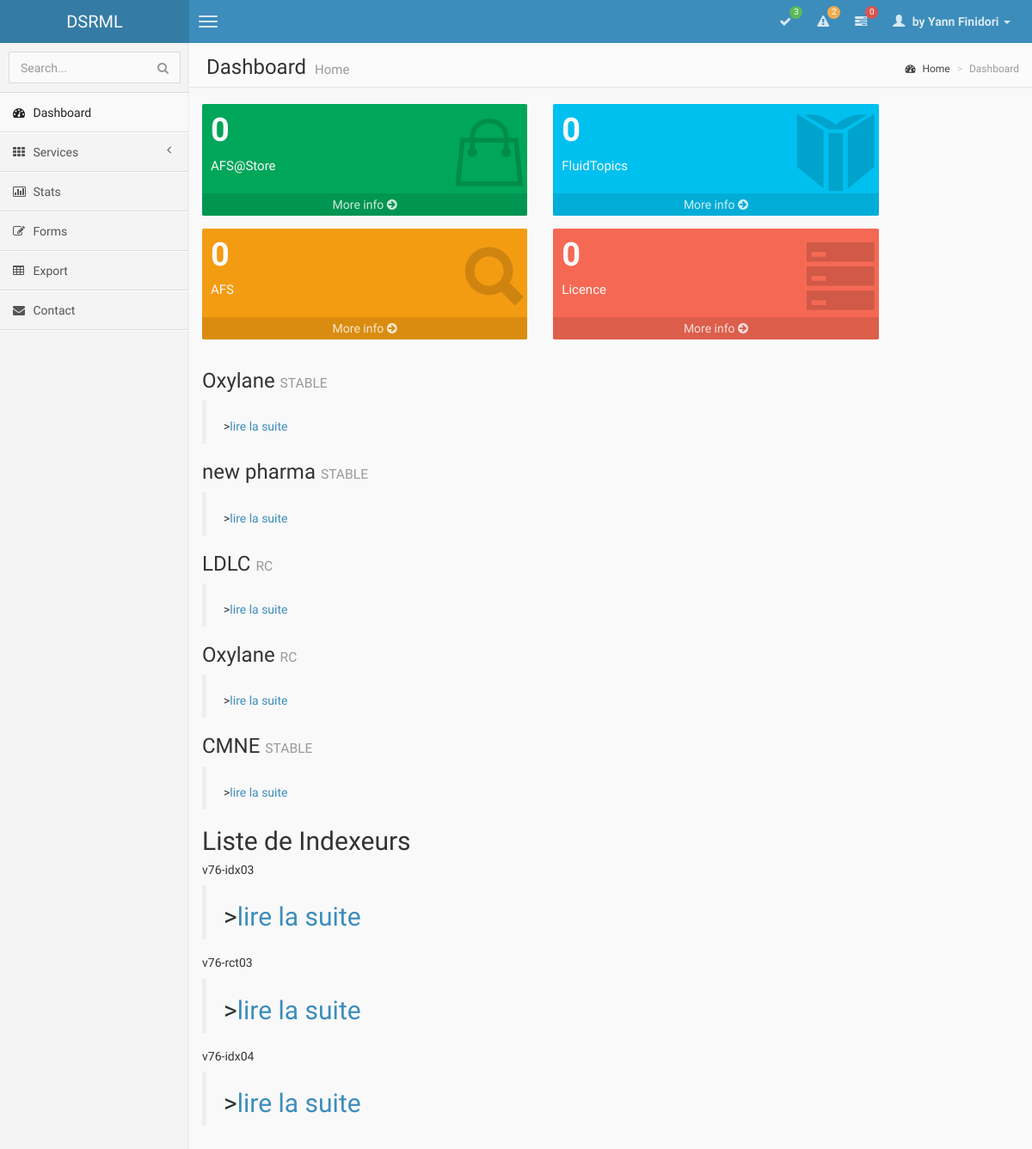
The page /blog/ on the database as committed earlier.
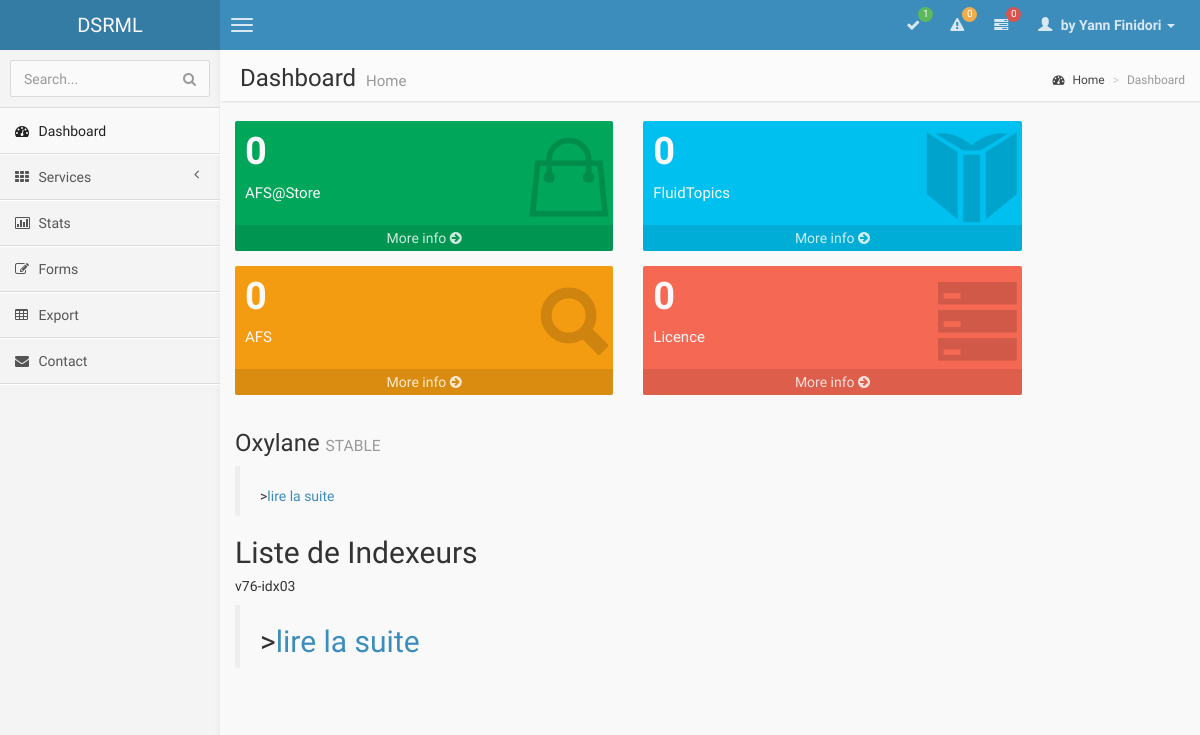
The same page on the database as committed later.
### blog/models.py (models this page shows, shortened)
class Service(models.Model):
    nom = models.CharField(max_length=100)
    description = models.TextField(null=True, blank=True)
    service_id = models.IntegerField(max_length=6)
    url_interne = models.CharField(max_length=100)
    url_externe = models.CharField(max_length=100)
    mep = models.DateField(null=True, blank=True)
    dev = models.DateField(null=True, blank=True)
    client = models.CharField(max_length=20, null=True, blank=True)
    cdp = models.CharField(max_length=20, null=True, blank=True)
    status = models.ForeignKey('Status')
    type = models.CharField(max_length = 25, choices=TYPE)
    feeds = models.ManyToManyField('Feed', blank=True, null=True, through='FeedToService')

class Status(models.Model):
    nom = models.CharField(max_length=8, choices=STATUS)
    class Meta:
        verbose_name_plural = "Status"
    def __unicode__(self):
        return "%s " %(self.nom)

class Indexeur(models.Model):
    nom = models.CharField(max_length=25)

### blog/views.py (the view)
def accueil(request):
    services = Service.objects.all()
    indexeurs = Indexeur.objects.all()
    return render(request, 'blog/accueil.html', {'all_services':services,'servs':indexeurs})

### templates/blog/accueil.html (shortened to what this page needs)
{% extends "blog/base.html" %}
{% block content-header %}
<h1>
	Dashboard
	<small>Home</small>
</h1>
<ol class="breadcrumb">
	<li><a href="#"><i class="fa fa-dashboard"></i> Home</a></li>
	<li class="active">Dashboard</li>
</ol>
{% endblock %}
{% block content %}
                    <div class="row">
                        <div class="col-lg-5 col-xs-6">
                            <div class="small-box bg-green">
                                <div class="inner">
                                    <h3>
                                        {{nbStore}}
                                    </h3>
                                    <p>
                                        AFS@Store
                                    </p>
                                </div>
                                <div class="icon">
                                    <i class="ion ion-bag"></i>
                                </div>
                                <a href="#" class="small-box-footer">
                                    More info <i class="fa fa-arrow-circle-right"></i>
                                </a>
                            </div>
                        </div>
                        <div class="col-lg-5 col-xs-6">
                            <div class="small-box bg-aqua">
                                <div class="inner">
                                    <h3>
                                        {{nbFT}}
                                    </h3>
                                    <p>
                                        FluidTopics
                                    </p>
                                </div>
                                <div class="icon">
                                    <i class="ion ion-android-book"></i>
                                </div>
                                <a href="#" class="small-box-footer">
                                    More info <i class="fa fa-arrow-circle-right"></i>
                                </a>
                            </div>
                        </div>
                        <div class="col-lg-5 col-xs-6">
                            <div class="small-box bg-yellow">
                                <div class="inner">
                                    <h3>
                                        {{nbAFS}}
                                    </h3>
                                    <p>
                                        AFS
                                    </p>
                                </div>
                                <div class="icon">
                                    <i class="ion ion-search"></i>
                                </div>
                                <a href="#" class="small-box-footer">
                                    More info <i class="fa fa-arrow-circle-right"></i>
                                </a>
                            </div>
                        </div>
                        <div class="col-lg-5 col-xs-6">
                            <div class="small-box bg-red">
                                <div class="inner">
                                    <h3>
                                        {{nbLicence}}
                                    </h3>
                                    <p>
                                        Licence
                                    </p>
                                </div>
                                <div class="icon">
                                    <i class="ion ion-android-storage"></i>
                                </div>
                                <a href="#" class="small-box-footer">
                                    More info <i class="fa fa-arrow-circle-right"></i>
                                </a>
                            </div>
                        </div>
                    </div>
{% for service in all_services %}
	<div class="service">
		<h3>{{service.nom}} <small>{{service.status}}</small></h3>
		<blockquote>
			<p><footer>><a href="{% url "blog.views.lire" service.id %}">lire la suite</a></footer</p>
		</blockquote>
	</div>
{% empty %}
	<p>Aucun service dans la base.</p>
{% endfor %}
<h2>Liste de Indexeurs
{% for serv in servs %}
	<div class="indexeur">
		<h5>{{serv.nom}} </h5>
		<blockquote>
			<p><footer>><a href="{% url "blog.views.indexeur" serv.id %}">lire la suite</a></footer</p>
		</blockquote>
	</div>
{% empty %}
	<p>Aucun Indexeur dans la base.</p>
{% endfor %}
</h2>
{% endblock %}

### templates/blog/base.html (shortened to what this page needs)
<!DOCTYPE html PUBLIC '-//W3C//DTD XHTML 1.0 Strict//EN' 'http://www.w3.org/TR/xhtml1/DTD/xhtml1-strict.dtd'>
<html xmlns="http://www.w3.org/1999/xhtml" xml:lang="fr" lang="fr">
{% load staticfiles %}
<!DOCTYPE html>
<html>
    <head>
        <link href={% static "css/bootstrap.min.css" %} rel="stylesheet" type="text/css" />
        <link href={% static "css/font-awesome.min.css" %} rel="stylesheet" type="text/css" />
        <link href={% static "css/ionicons.min.css" %} rel="stylesheet" type="text/css" />
        <link href={% static "css/Admin.css" %} rel="stylesheet" type="text/css" />
    </head>
        <body class="skin-blue">
        	        <header class="header">
            <a href="/blog" class="logo">
                DSRML
            </a>
            <nav class="navbar navbar-static-top" role="navigation">
                <a href="#" class="navbar-btn sidebar-toggle" data-toggle="offcanvas" role="button">
                    <span class="icon-bar"></span>
                    <span class="icon-bar"></span>
                    <span class="icon-bar"></span>
                </a>
                <div class="navbar-right">
                    <ul class="nav navbar-nav">
                        <li class="dropdown messages-menu">
                            <a href="#" class="dropdown-toggle" data-toggle="dropdown">
                                <i class="fa fa-check"></i>
                                <span class="label label-success">{{nbStable}}</span>
                            </a>
                        </li>
                        <li class="dropdown messages-menu">
                            <a href="#" class="dropdown-toggle" data-toggle="dropdown">
                                <i class="fa fa-warning"></i>
                                <span class="label label-warning">{{nbRc}}</span>
                            </a>
                        </li>
                        <li class="dropdown messages-menu">
                            <a href="#" class="dropdown-toggle" data-toggle="dropdown">
                                <i class="fa fa-tasks"></i>
                                <span class="label label-danger">{{nbBeta}}</span>
                            </a>
                        </li>
                        <li class="dropdown user user-menu">
                            <a href="#" class="dropdown-toggle" data-toggle="dropdown">
                                <i class="glyphicon glyphicon-user"></i>
                                <span>by Yann Finidori <i class="caret"></i></span>
                            </a>
                        </li>
                    </ul>
                </div>
            </nav>
        </header>
  <div class="wrapper row-offcanvas row-offcanvas-left">
            <aside class="left-side sidebar-offcanvas">
                <section class="sidebar">
                    <form action="#" method="get" class="sidebar-form">
                        <div class="input-group">
                            <input type="text" name="q" class="form-control" placeholder="Search..."/>
                            <span class="input-group-btn">
                                <button type='submit' name='seach' id='search-btn' class="btn btn-flat"><i class="fa fa-search"></i></button>
                            </span>
                        </div>
                    </form>
                    <ul class="sidebar-menu">
                        <li class="active">
                            <a href="/blog">
                                <i class="fa fa-dashboard"></i> <span>Dashboard</span>
                            </a>
                        </li>
                        <li class="treeview">
                            <a href="#">
                                <i class="fa fa-th"></i>
                                <span>Services</span>
                                <i class="fa fa-angle-left pull-right"></i>
                            </a>
                        </li>
                        <li >
                            <a href="#">
                                <i class="fa fa-bar-chart-o"></i> <span>Stats</span>
                            </a>
                        </li>
                        <li >
                            <a href="#">
                                <i class="fa fa-edit"></i> <span>Forms</span>
                            </a>
                        </li>
                        <li >
                            <a href="#">
                                <i class="fa fa-table"></i> <span>Export</span>
                            </a>
                        </li>
                        <li>
                            <a href="#">
                                <i class="fa fa-envelope"></i> <span>Contact</span>
                            </a>
                        </li>
                    </ul>
                </section>
            </aside>
            <aside class="right-side">
                <section class="content-header">
                	{% block content-header %}
                	{% endblock %}
                </section>
                    <div class="content">
              		  {% block content %}
               		  {% endblock %}
           			</div>
            </aside>
        </div>
        </body>
</html>

Rows that differ between the two databases and show on the page:
removed Service: nom "new pharma", status "STABLE"
removed Service: nom "LDLC", status "RC"
removed Service: nom "Oxylane", status "RC"
removed Service: nom "CMNE", status "STABLE"
removed Indexeur: nom "v76-rct03"
removed Indexeur: nom "v76-idx04"
Other text that changed with them:
{{ nbStable }}: "3" → "1"
{{ nbRc }}: "2" → "0"
